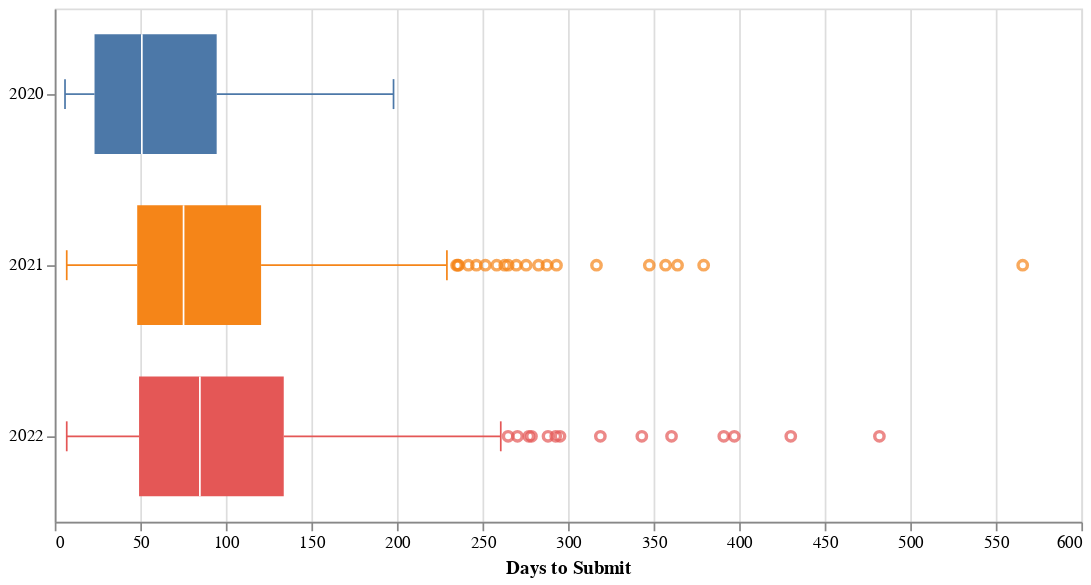

Here is the notebook cell this chart was saved with:
### Code cell
horizontal_boxplot = altcat.catplot(median_dts, height=300, width=600,
               encoding=dict(y=alt.Y('year:N', title=None),
                             x=alt.X('days_to_submit:Q', title='Days to Submit'),
                             color=alt.Color('year:N', legend=None)),
               transform='box')
save(horizontal_boxplot, 'images/horizontal_boxplot.png')
save(horizontal_boxplot, 'images/horizontal_boxplot.svg')
horizontal_boxplot

### Figure 1 — Vega-Lite specification as saved in the notebook (floating-point values rounded to 4 significant figures)
{"config": {"view": {"continuousWidth": 400, "continuousHeight": 300}}, "layer": [{"data": {"name": "data-dd60213855da30cf32f3a260363a1606"}, "mark": {"type": "rule"}, "encoding": {"x": {"type": "quantitative", "field": "bottom_whisker", "title": "Days to Submit"}, "x2": {"field": "bottom"}, "y": {"type": "nominal", "field": "year", "scale": {}, "title": null}, "color": {"type": "nominal", "field": "year", "legend": null, "scale": {}}}, "height": 300, "width": 600}, {"data": {"name": "data-dd60213855da30cf32f3a260363a1606"}, "mark": {"type": "rule"}, "encoding": {"x": {"type": "quantitative", "field": "top", "title": "Days to Submit"}, "x2": {"field": "top_whisker"}, "y": {"type": "nominal", "field": "year", "scale": {}, "title": null}, "color": {"type": "nominal", "field": "year", "legend": null, "scale": {}}}, "height": 300, "width": 600}, {"data": {"name": "data-dd60213855da30cf32f3a260363a1606"}, "mark": {"type": "bar", "size": 70.0}, "encoding": {"x": {"type": "quantitative", "field": "bottom", "title": "Days to Submit"}, "x2": {"field": "top"}, "y": {"type": "nominal", "field": "year", "scale": {}, "title": null}, "color": {"type": "nominal", "field": "year", "legend": null, "scale": {}}}, "height": 300, "width": 600}, {"data": {"name": "data-dd60213855da30cf32f3a260363a1606"}, "mark": {"type": "tick", "color": "white", "opacity": 1, "size": 70.0}, "encoding": {"x": {"type": "quantitative", "field": "middle", "title": "Days to Submit"}, "y": {"type": "nominal", "field": "year", "scale": {}, "title": null}}, "height": 300, "width": 600}, {"data": {"name": "data-c70e660833d3ed4f13b7b27446d18ab5"}, "mark": {"type": "point"}, "encoding": {"x": {"type": "quantitative", "field": "days_to_submit", "title": "Days to Submit"}, "y": {"type": "nominal", "field": "year", "scale": {}, "title": null}, "color": {"type": "nominal", "field": "year", "legend": null, "scale": {}}}, "height": 300, "width": 600}, {"data": {"name": "data-dd60213855da30cf32f3a260363a1606"}, "mark": {"type": "tick", "opacity": 1, "size": 17.5}, "encoding": {"x": {"type": "quantitative", "field": "bottom_whisker", "title": "Days to Submit"}, "y": {"type": "nominal", "field": "year", "scale": {}, "title": null}, "color": {"type": "nominal", "field": "year", "legend": null, "scale": {}}}, "height": 300, "width": 600}, {"data": {"name": "data-dd60213855da30cf32f3a260363a1606"}, "mark": {"type": "tick", "opacity": 1, "size": 17.5}, "encoding": {"x": {"type": "quantitative", "field": "top_whisker", "title": "Days to Submit"}, "y": {"type": "nominal", "field": "year", "scale": {}, "title": null}, "color": {"type": "nominal", "field": "year", "legend": null, "scale": {}}}, "height": 300, "width": 600}], "$schema": "https://vega.github.io/schema/vega-lite/v4.8.1.json", "datasets": {"data-dd60213855da30cf32f3a260363a1606": [{"year": "2020", "middle": 50.9, "bottom": 23.25, "top": 94.64, "top_whisker": 198.0, "bottom_whisker": 6.0}, {"year": "2021", "middle": 75.28, "bottom": 48.19, "top": 120.6, "top_whisker": 229.2, "bottom_whisker": 7.0}, {"year": "2022", "middle": 84.82, "bottom": 49.28, "top": 133.8, "top_whisker": 260.7, "bottom_whisker": 7.0}], "data-c70e660833d3ed4f13b7b27446d18ab5": [{"year": "2021", "days_to_submit": 275.5}, {"year": "2021", "days_to_submit": 251.7}, {"year": "2021", "days_to_submit": 265.0}, {"year": "2021", "days_to_submit": 357.0}, {"year": "2021", "days_to_submit": 316.6}, {"year": "2021", "days_to_submit": 364.0}, {"year": "2021", "days_to_submit": 287.6}, {"year": "2021", "days_to_submit": 282.7}, {"year": "2021", "days_to_submit": 235.6}, {"year": "2021", "days_to_submit": 236.0}, {"year": "2021", "days_to_submit": 293.3}, {"year": "2021", "days_to_submit": 379.3}, {"year": "2021", "days_to_submit": 258.3}, {"year": "2021", "days_to_submit": 234.9}, {"year": "2021", "days_to_submit": 246.4}, {"year": "2021", "days_to_submit": 269.8}, {"year": "2021", "days_to_submit": 241.7}, {"year": "2021", "days_to_submit": 263.0}, {"year": "2021", "days_to_submit": 565.7}, {"year": "2021", "days_to_submit": 347.5}, {"year": "2022", "days_to_submit": 288.3}, {"year": "2022", "days_to_submit": 397.2}, {"year": "2022", "days_to_submit": 270.4}, {"year": "2022", "days_to_submit": 343.1}, {"year": "2022", "days_to_submit": 265.0}, {"year": "2022", "days_to_submit": 292.8}, {"year": "2022", "days_to_submit": 360.5}, {"year": "2022", "days_to_submit": 318.9}, {"year": "2022", "days_to_submit": 391.0}, {"year": "2022", "days_to_submit": 278.6}, {"year": "2022", "days_to_submit": 430.2}, {"year": "2022", "days_to_submit": 277.1}, {"year": "2022", "days_to_submit": 482.0}, {"year": "2022", "days_to_submit": 295.3}]}}
